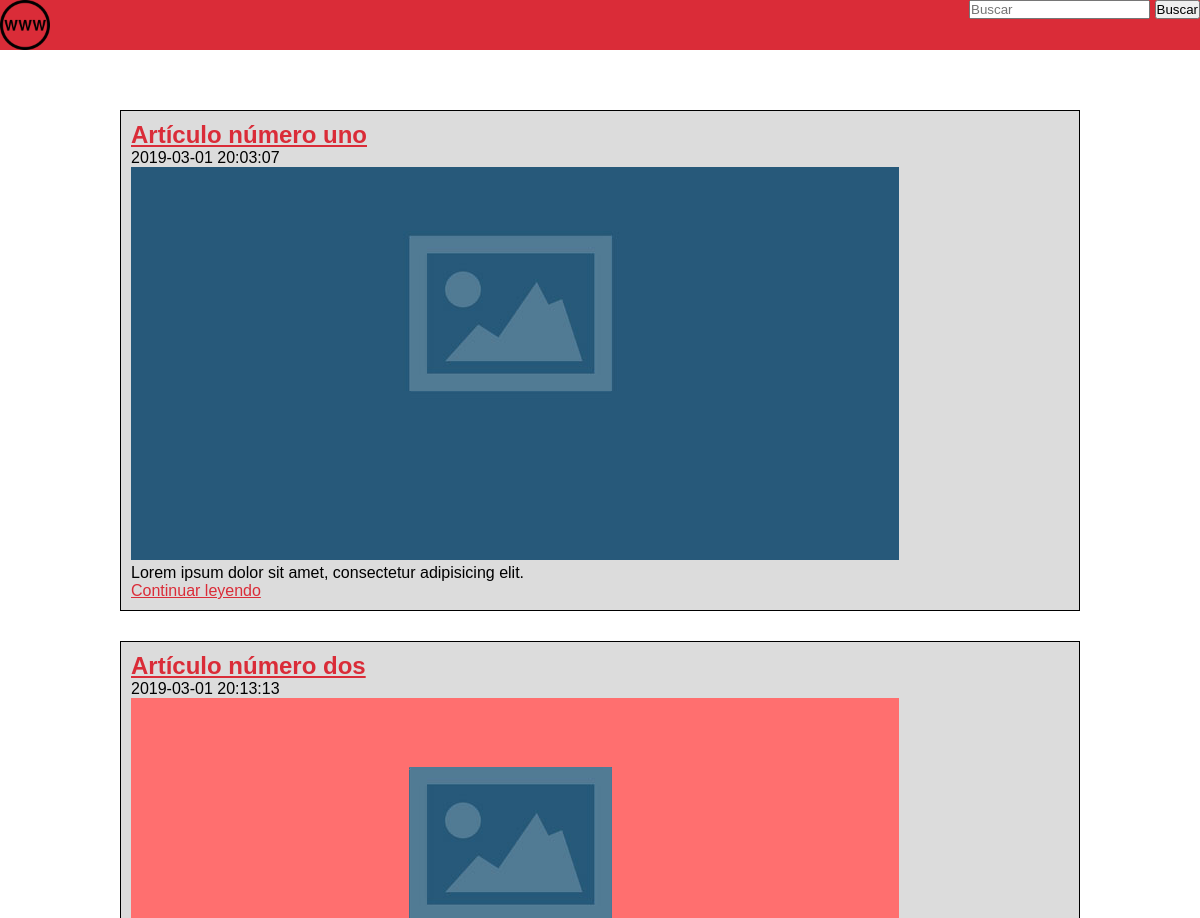
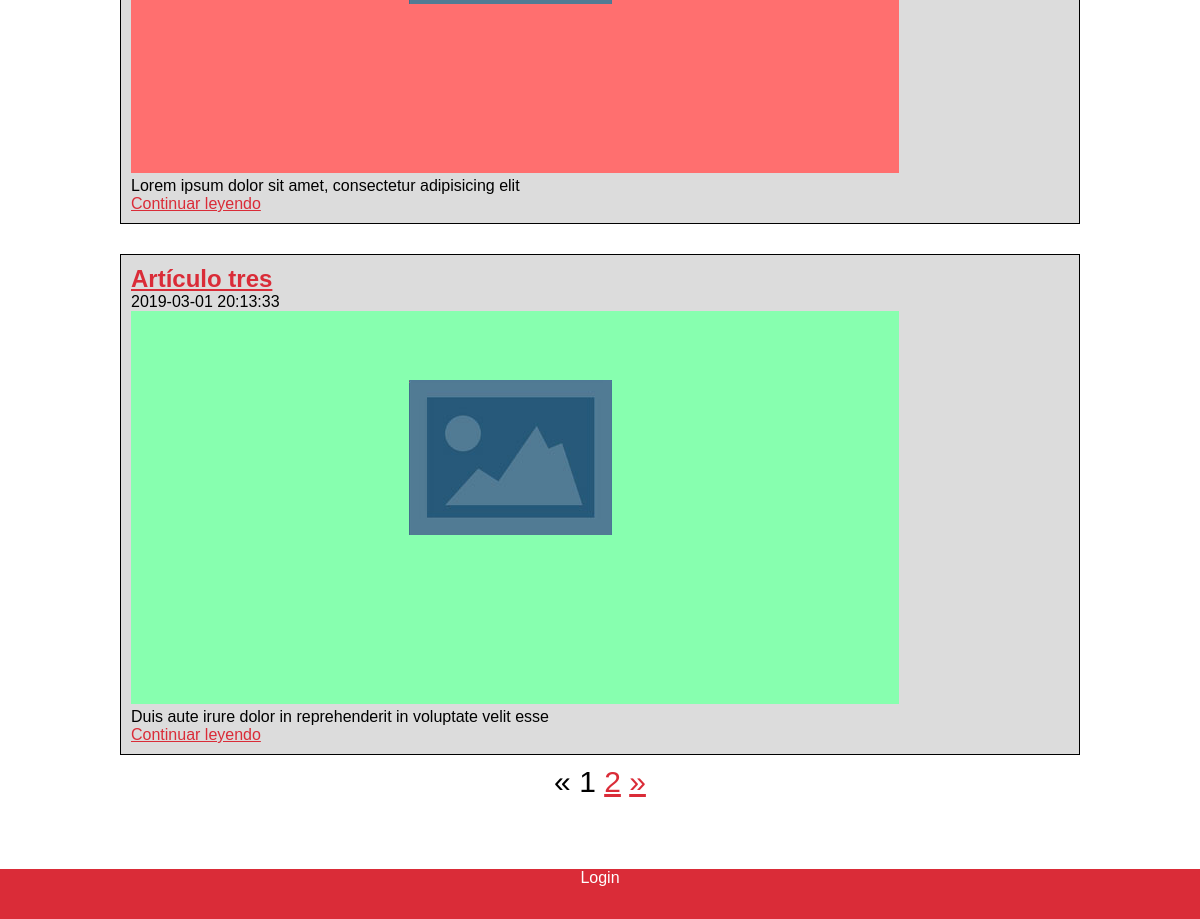
The page / on the database its author committed (2 pictures, top to bottom).
### tables this page shows
CREATE TABLE `articulos` (
  `id` int(11) NOT NULL,
  `titulo` varchar(200) DEFAULT NULL,
  `extracto` varchar(200) DEFAULT NULL,
  `fecha` timestamp NULL DEFAULT CURRENT_TIMESTAMP,
  `texto` text,
  `thumb` varchar(50) DEFAULT NULL
);

### index.php (called while the page is built, shortened)
<?php
require 'admin/config.php';
require 'functions.php';
$conexion = conexion($bd_config);
$posts = obtener_post($blog_config['post_por_pagina'], $conexion);
require 'views/index.view.php';
?>

### admin/config.php (called while the page is built, shortened)
<?php
$blog_config = array(
	'post_por_pagina' => '3',
	'carpeta_imagenes' => 'img/'
);
?>

### functions.php (called while the page is built, shortened)
<?php
function pagina_actual() {
	return isset($_GET['p']) ? (int)$_GET['p'] : 1;
}
function obtener_post($post_por_pagina, $conexion) {
	$inicio = (pagina_actual() > 1) ? pagina_actual() * $post_por_pagina - $post_por_pagina : 0;
	$sentencia = $conexion->prepare("SELECT SQL_CALC_FOUND_ROWS * FROM articulos LIMIT $inicio, $post_por_pagina");
	$sentencia->execute();
	return $sentencia->fetchAll();
}
function numero_paginas($post_por_pagina, $conexion) {
	$total_post = $conexion->prepare("SELECT FOUND_ROWS() as total");
	$total_post->execute();
	$total_post = $total_post->fetch()['total'];
	$numero_paginas = ceil($total_post / $post_por_pagina);
	return $numero_paginas;
}
?>

### views/index.view.php (the view)
<?php require 'views/header.php'; ?>
<div class="contenedor">
	<?php foreach($posts as $post): ?>
		<div class="articulo">
			<h2 class="titulo"><a href="single.php?id=<?php echo $post['id']; ?>"><?php echo $post["titulo"] ?></a></h2>
			<p class="fecha"><?php echo $post["fecha"]; ?></p>
			<div class="thumb">
				<a href="single.php?id=<?php echo $post['id']; ?>">
					<img src="<?php echo $blog_config['carpeta_imagenes']; ?><?php echo $post['thumb']; ?>">
				</a>
			</div>
			<p class="extracto"><?php echo $post['extracto']; ?></p>
			<a href="single.php?id=<?php echo $post['id']; ?>">Continuar leyendo</a>
		</div>
	<?php endforeach; ?>
	<?php require 'paginacion.php'; ?>
</div>
<?php require 'views/footer.php'; ?>

### views/header.php (shortened to what this page needs)
<!DOCTYPE html>
<html lang="en">
<head>
	<link rel="stylesheet" href="<?php echo RUTA; ?>/css/style.css">
</head>
<body>
	<div class="header">
		<div class="logo">
			<a href="<?php echo RUTA; ?>"><img src="<?php echo RUTA . '/' . $blog_config['carpeta_imagenes'] . 'logo.png';?>"></a>
		</div>
		<div class="busqueda">
			<form name="busqueda" action="<?php echo RUTA; ?>/buscar.php" method="get">
				<input type="text" name="busqueda" placeholder="Buscar">
				<button type="submit" value="Buscar">Buscar</button>
			</form>
		</div>
	</div>

### paginacion.php
<?php $numero_paginas = numero_paginas($blog_config['post_por_pagina'], $conexion); ?>
<section class="paginacion">
	<ul>
		<?php if (pagina_actual() === 1): ?>
			<li>&laquo;</li>
		<?php else: ?>
			<li><a href="index.php?p=<?php echo pagina_actual() - 1 ?>">&laquo;</a></li>
		<?php endif; ?>
		<?php for($i = 1; $i <= $numero_paginas; $i++): ?>
			<?php if (pagina_actual() === $i): ?>
				<li>
					<?php echo $i; ?>
				</li>
			<?php else: ?>
				<li><a href="index.php?p=<?php echo $i; ?>"><?php echo $i; ?></a></li>
			<?php endif; ?>
		<?php endfor; ?>
		<?php if(pagina_actual() == $numero_paginas): ?>
			<li>&raquo;</li>
		<?php else: ?>
			<li><a href="index.php?p=<?php echo pagina_actual() + 1; ?>">&raquo;</a></li>
		<?php endif; ?>
	</ul>
</section>

### views/footer.php (shortened to what this page needs)
	<div class="footer">
		<?php if(isset($_SESSION['admin'])): ?>
			<a href="<?php echo RUTA . '/'?>admin">Panel de control</a>
			<a href="<?php echo RUTA . '/admin/cerrar.php'?>">Cerrar sesión</a>
		<?php else: ?>
			<a href="<?php echo RUTA . '/'?>login.php">Login</a>
		<?php endif; ?>
	</div>
</body>
</html>

### css/style.css (style rules this page uses)
* { margin: 0; padding: 0; }
body { font-family: Helvetica; }
a { color: #DA2C38; }
.header { width: 100%; height: 50px; background-color: #DA2C38; }
.busqueda { float: right; }
.logo { float: left; }
.logo img { max-height: 50px; }
.contenedor { margin: 5% 10%; }
.articulo { background-color: #DCDCDC; border: 1px solid black; padding: 10px; min-width: 50%; }
.articulo + .articulo { margin-top: 30px; }
.footer { text-align: center; width: 100%; min-height: 50px; background-color: #DA2C38; }
.footer a { text-decoration: none; color: white; display: block; }
.paginacion { font-size: 30px; padding: 10px; text-align: center; }
.paginacion li { list-style-type: none; display: inline; }

### rows shown on the page
articulos: titulo "Artículo número uno", fecha "2019-03-01 20:03:07", thumb (picture), extracto "Lorem ipsum dolor sit amet, consectetur adipisicing elit."
articulos: titulo "Artículo número dos", fecha "2019-03-01 20:13:13", thumb (picture), extracto "Lorem ipsum dolor sit amet, consectetur adipisicing elit"
articulos: titulo "Artículo tres", fecha "2019-03-01 20:13:33", thumb (picture), extracto "Duis aute irure dolor in reprehenderit in voluptate velit esse"
